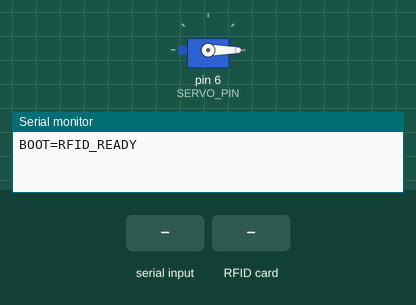
Simulated run of this sketch. Board: Arduino Uno, built with avr-gcc and run on an emulated ATmega328P. On the bench: servo, the last lines printed to the serial monitor. The inputs (shaded band) are chosen by the test bench.

Above: at 1.2 s.
1.3 s: "OPEN\n" received over Serial
At 2.2 s:
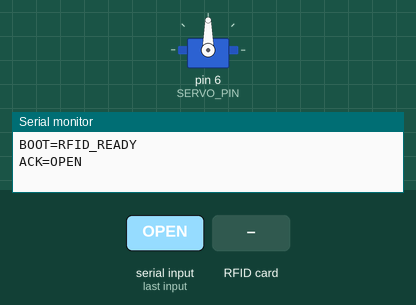
2.8 s: RFID card 5E 7A 19 C4 held to the reader
5.8 s: "DENY\n" received over Serial
7.3 s: "PING\n" received over Serial
Timing chart, 0 to 9.8 s (numbered marks = the images above; inputs shaded):
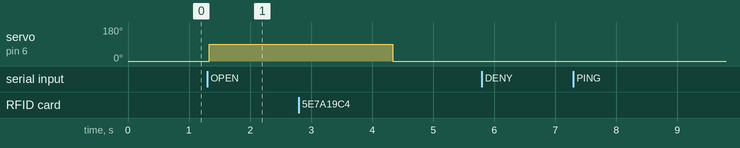

Measured:
- after the input at 1.3 s, servo on pin 6 (SERVO_PIN): 0° → 90° at once

The sketch:

arduino_firmware.ino
```cpp
#include <SPI.h>
#include <MFRC522.h>
#include <Servo.h>

// RC522 pins for Arduino UNO
static const uint8_t SS_PIN = 10;
static const uint8_t RST_PIN = 9;

// Optional lock servo pin
static const uint8_t SERVO_PIN = 6;
static const int SERVO_CLOSED = 0;
static const int SERVO_OPEN = 90;

MFRC522 rfid(SS_PIN, RST_PIN);
Servo lockServo;

String rxBuffer;
unsigned long openUntilMs = 0;
String lastUid;
unsigned long lastUidMs = 0;

String uidToHex(const MFRC522::Uid &uid)
{
  String out;
  for (byte i = 0; i < uid.size; i++) {
    if (uid.uidByte[i] < 0x10) out += "0";
    out += String(uid.uidByte[i], HEX);
  }
  out.toUpperCase();
  return out;
}

void setDoorOpen(bool isOpen)
{
  lockServo.write(isOpen ? SERVO_OPEN : SERVO_CLOSED);
}

void processCommand(const String &cmdRaw)
{
  String cmd = cmdRaw;
  cmd.trim();
  cmd.toUpperCase();

  if (cmd == "OPEN") {
    setDoorOpen(true);
    openUntilMs = millis() + 3000;
    Serial.println("ACK=OPEN");
  } else if (cmd == "DENY") {
    setDoorOpen(false);
    openUntilMs = 0;
    Serial.println("ACK=DENY");
  } else if (cmd == "PING") {
    Serial.println("ACK=PONG");
  }
}

void setup()
{
  Serial.begin(9600);
  SPI.begin();
  rfid.PCD_Init();

  lockServo.attach(SERVO_PIN);
  setDoorOpen(false);

  Serial.println("BOOT=RFID_READY");
}

void loop()
{
  while (Serial.available() > 0) {
    char c = (char)Serial.read();
    if (c == '\r') continue;
    if (c == '\n') {
      if (rxBuffer.length() > 0) {
        processCommand(rxBuffer);
        rxBuffer = "";
      }
    } else {
      rxBuffer += c;
      if (rxBuffer.length() > 64) rxBuffer = "";
    }
  }

  if (openUntilMs > 0 && millis() > openUntilMs) {
    setDoorOpen(false);
    openUntilMs = 0;
  }

  if (!rfid.PICC_IsNewCardPresent()) return;
  if (!rfid.PICC_ReadCardSerial()) return;

  const String uid = uidToHex(rfid.uid);
  const unsigned long now = millis();

  // Avoid flooding when card stays on the antenna.
  if (uid != lastUid || now - lastUidMs > 1200) {
    Serial.print("UID=");
    Serial.println(uid);
    lastUid = uid;
    lastUidMs = now;
  }

  rfid.PICC_HaltA();
  rfid.PCD_StopCrypto1();
}
```
